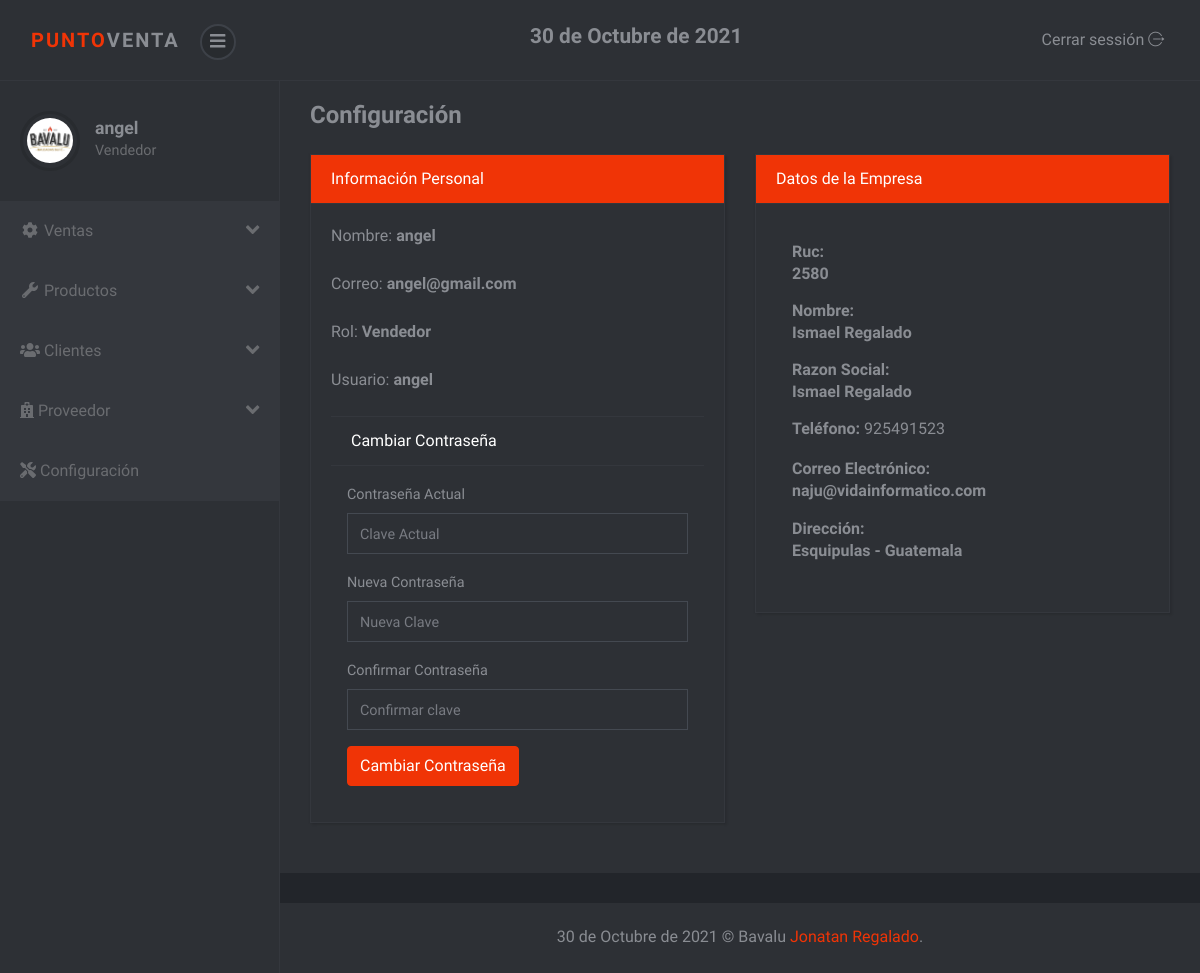
Screenshot of /sistema/configuracion.php (signed in) with the database file from the repository.
### tables this page shows
CREATE TABLE `configuracion` (
  `id` int(11) NOT NULL,
  `dni` int(11) NOT NULL,
  `nombre` varchar(100) NOT NULL,
  `razon_social` varchar(100) NOT NULL,
  `telefono` int(11) NOT NULL,
  `email` varchar(100) NOT NULL,
  `direccion` text NOT NULL,
  `igv` decimal(10,2) NOT NULL
);

### sistema/configuracion.php (the view, shortened to what this page needs)
<?php include_once "includes/header.php"; ?>
<div class="container-fluid">
    <div class="d-sm-flex align-items-center justify-content-between mb-4">
        <h1 class="h3 mb-0 text-gray-800">Configuración</h1>
    </div>
    <div class="row">
        <div class="col-lg-6">
            <div class="card">
                <div class="card-header bg-primary text-white">
                    Información Personal
                </div>
                <div class="card-body">
                    <div class="form-group">
                        <label>Nombre: <strong><?php echo $_SESSION['nombre']; ?></strong></label>
                    </div>
                    <div class="form-group">
                        <label>Correo: <strong><?php echo $_SESSION['email']; ?></strong></label>
                    </div>
                    <div class="form-group">
                        <label>Rol: <strong><?php echo $_SESSION['rol_name']; ?></strong></label>
                    </div>
                    <div class="form-group">
                        <label>Usuario: <strong><?php echo $_SESSION['user']; ?></strong></label>
                    </div>
                    <ul class="list-group">
                        <li class="list-group-item active">Cambiar Contraseña</li>
                        <form action="" method=" post" name="frmChangePass" id="frmChangePass" class="p-3">
                            <div class="form-group">
                                <label>Contraseña Actual</label>
                                <input type="password" name="actual" id="actual" placeholder="Clave Actual" required class="form-control">
                            </div>
                            <div class="form-group">
                                <label>Nueva Contraseña</label>
                                <input type="password" name="nueva" id="nueva" placeholder="Nueva Clave" required class="form-control">
                            </div>
                            <div class="form-group">
                                <label>Confirmar Contraseña</label>
                                <input type="password" name="confirmar" id="confirmar" placeholder="Confirmar clave" required class="form-control">
                            </div>
                            <div>
                                <button type="submit" class="btn btn-primary btnChangePass">Cambiar Contraseña</button>
                            </div>
                        </form>
                    </ul>
                </div>
            </div>
        </div>
        <?php if ($_SESSION['rol'] == 1) { ?>
            <div class="col-lg-6">
                <div class="card">
                    <div class="card-header bg-primary text-white">
                        Datos de la Empresa
                    </div>
                    <div class="card-body">
                        <form action="empresa.php" method="post" id="frmEmpresa" class="p-3">
                            <div class="form-group">
                                <label>Ruc:</label>
                                <input type="number" name="txtDni" value="<?php echo $dni; ?>" id="txtDni" placeholder="Dni de la Empresa" required class="form-control">
                            </div>
                            <div class="form-group">
                                <label>Nombre:</label>
                                <input type="text" name="txtNombre" class="form-control" value="<?php echo $nombre_empresa; ?>" id="txtNombre" placeholder="Nombre de la Empresa" required class="form-control">
                            </div>
                            <div class="form-group">
                                <label>Razon Social:</label>
                                <input type="text" name="txtRSocial" class="form-control" value="<?php echo $razonSocial; ?>" id="txtRSocial" placeholder="Razon Social de la Empresa">
                            </div>
                            <div class="form-group">
                                <label>Teléfono:</label>
                                <input type="number" name="txtTelEmpresa" class="form-control" value="<?php echo $telEmpresa; ?>" id="txtTelEmpresa" placeholder="teléfono de la Empresa" required>
                            </div>
                            <div class="form-group">
                                <label>Correo Electrónico:</label>
                                <input type="email" name="txtEmailEmpresa" class="form-control" value="<?php echo $emailEmpresa; ?>" id="txtEmailEmpresa" placeholder="Correo de la Empresa" required>
                            </div>
                            <div class="form-group">
                                <label>Dirección:</label>
                                <input type="text" name="txtDirEmpresa" class="form-control" value="<?php echo $dirEmpresa; ?>" id="txtDirEmpresa" placeholder="Dirreción de la Empresa" required>
                            </div>
                            <?php echo isset($alert) ? $alert : ''; ?>
                            <div>
                                <button type="submit" class="btn btn-primary btnChangePass"><i class="fas fa-save"></i> Guardar Datos</button>
                            </div>
                        </form>
                    </div>
                </div>
            </div>
        <?php } else { ?>
            <div class="col-lg-6">
                <div class="card">
                    <div class="card-header bg-primary text-white">
                        Datos de la Empresa
                    </div>
                    <div class="card-body">
                        <div class="p-3">
                            <div class="form-group">
                                <strong>Ruc:</strong>
                                <h6><?php echo $dni; ?></h6>
                            </div>
                            <div class="form-group">
                                <strong>Nombre:</strong>
                                <h6><?php echo $nombre_empresa; ?></h6>
                            </div>
                            <div class="form-group">
                                <strong>Razon Social:</strong>
                                <h6><?php echo $razonSocial; ?></h6>
                            </div>
                            <div class="form-group">
                                <strong>Teléfono:</strong>
                                <?php echo $telEmpresa; ?>
                            </div>
                            <div class="form-group">
                                <strong>Correo Electrónico:</strong>
                                <h6><?php echo $emailEmpresa; ?></h6>
                            </div>
                            <div class="form-group">
                                <strong>Dirección:</strong>
                                <h6><?php echo $dirEmpresa; ?></h6>
                            </div>
                        </div>
                    </div>
                </div>
            </div>
        <?php } ?>
    </div>
</div>
<?php include_once "includes/footer.php"; ?>

### sistema/css/style.violet.css (style rules this page uses)
body { position: relative; }
.list-group-item { border-right: 0; border-left: 0; }
.list-group-item:first-child, .list-group-item:last-child { border-radius: 0; }
button { cursor: pointer; }
i, span, strong { display: inline-block; }
input { outline: none; }
.card { margin-bottom: 30px; -webkit-box-shadow: 2px 2px 2px rgba(0, 0, 0, 0.1), -1px 0 2px rgba(0, 0, 0, 0.05); box-shadow: 2px 2px 2px rgba(0, 0, 0, 0.1), -1px 0 2px rgba(0, 0, 0, 0.05); }
.form-control { height: calc(2.4rem + 2px); border: 1px solid #444951; background: transparent; border-radius: 0; color: #979a9f; padding: 0.45rem 0.75rem; }
button, input[type='submit'] { cursor: pointer; font-family: inherit; font-weight: 300 !important; }
form label { font-size: .9rem; color: #8a8d93; }
.btn { font-weight: 400; border: 1px solid transparent; padding: 0.45rem 0.75rem; font-size: 1rem; line-height: 1.5; border-radius: 0.25rem; -webkit-transition: color 0.15s ease-in-out, background-color 0.15s ease-in-out, border-color 0.15s ease-in-out, -webkit-box-shadow 0.15s ease-in-out; transition: color 0.15s ease-in-out, background-color 0.15s ease-in-out, border-color 0.15s ease-in-out, -webkit-box-shadow 0.15s ease-in-out; transition: color 0.15s ease-in-out, background-color 0.15s ease-in-out, border-color 0.15s ease-in-out, box-shadow 0.15s ease-in-out; transition: color 0.15s ease-in-out, background-color 0.15s ease-in-out, border-color 0.15s ease-in-out, box-shadow 0.15s ease-in-out, -webkit-box-shadow 0.15s ease-in-out; }
.btn-primary { color: color-yiq(#f03406); background-color: #f03406; border-color: #f03406; }
body { font-family: "Muli", sans-serif; font-size: 1rem; font-weight: 400; line-height: 1.5; color: #8a8d93; background-color: #fff; }
h1, h2, h3, h4, h5, h6, .h1, .h2, .h3, .h4, .h5, .h6 { margin-bottom: 0.5rem; font-family: inherit; font-weight: 700; line-height: 1.2; color: inherit; }
h1, .h1 { font-size: 2.5rem; }
h3, .h3 { font-size: 1.5rem; }
h6, .h6 { font-size: 1rem; }
.bg-primary { background-color: #f03406 !important; }
.card { background-color: #2d3035; border: 1px solid #34373d; border-radius: 0; }
.card-body { padding: 1.25rem; }
.card-header { padding: 0.75rem 1.25rem; background-color: rgba(0, 0, 0, 0.03); border-bottom: 1px solid #34373d; }
.card-header:first-child { border-radius: 0 0 0 0; }
.card .list-group-item { background: #2d3035; border-color: #34373d; }

### rows the page displays
configuracion: dni "2580", nombre "Ismael Regalado", razon_social "Ismael Regalado", telefono "925491523", email "naju@vidainformatico.com", direccion "Esquipulas - Guatemala"

### other values shown
fechaGT() "30 de Octubre de 2021"
$_SESSION['nombre'] "angel"
$_SESSION['email'] "angel@gmail.com"
$_SESSION['rol_name'] "Vendedor"
$_SESSION['user'] "angel"
